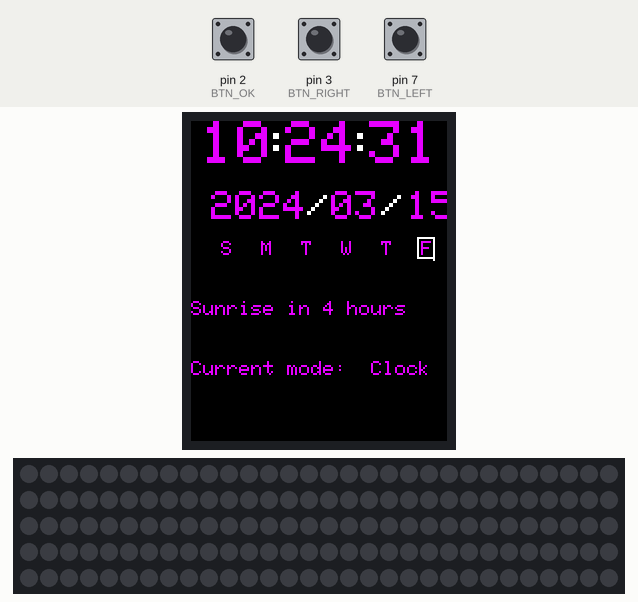
This sketch was run on a simulated Arduino Uno, built with avr-gcc and run on an emulated ATmega328P. On the bench: 128×160 colour display, 150 RGB LEDs in strip order, left to right, continuing on the next row. Inputs (shaded band) come from the test bench; at power-on: pin 2 (BTN_OK) HIGH, pin 7 (BTN_LEFT) HIGH, pin 3 (BTN_RIGHT) HIGH. Dim RGB values are drawn brighter than linear; the local clock reads 2024-03-15 10:24:30 at power-on unless the sketch sets it; EEPROM starts erased; what the sketch prints to the serial monitor is not drawn.

Above: at 1.2 s.
1.3 s: pin 2 (BTN_OK) pulled LOW for 3.2 s
At 4.2 s:
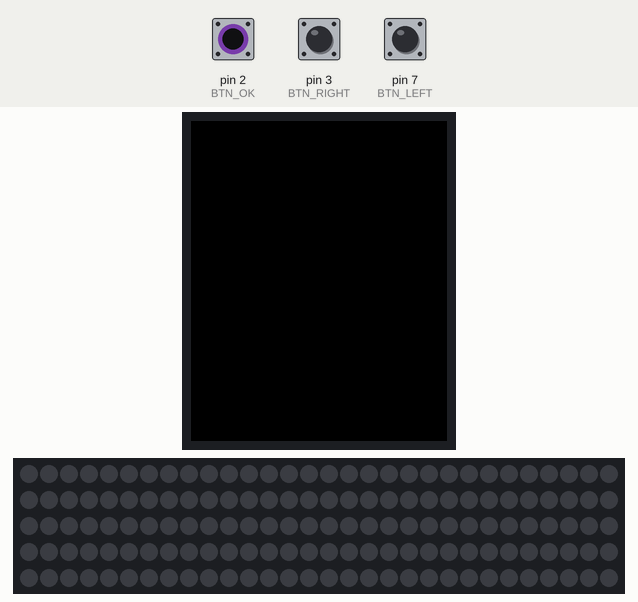
7.5 s: pin 7 (BTN_LEFT) pulled LOW for 3.2 s
At 10.1 s:
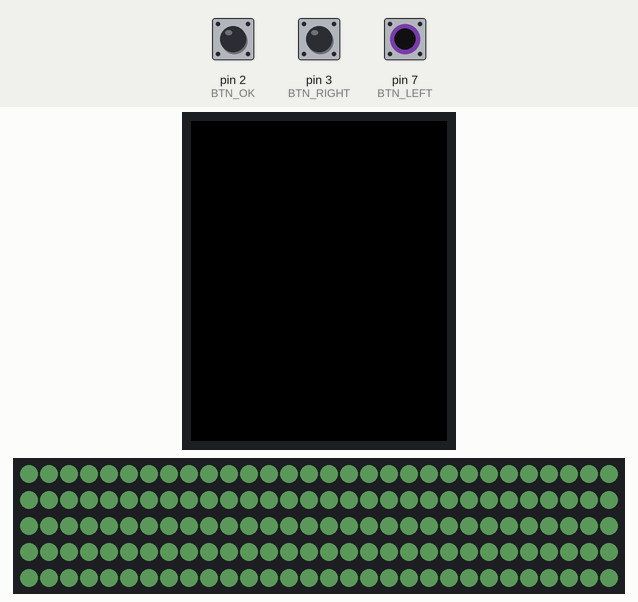
11.3 s: pin 3 (BTN_RIGHT) pulled LOW for 0.15 s
At 12.8 s:
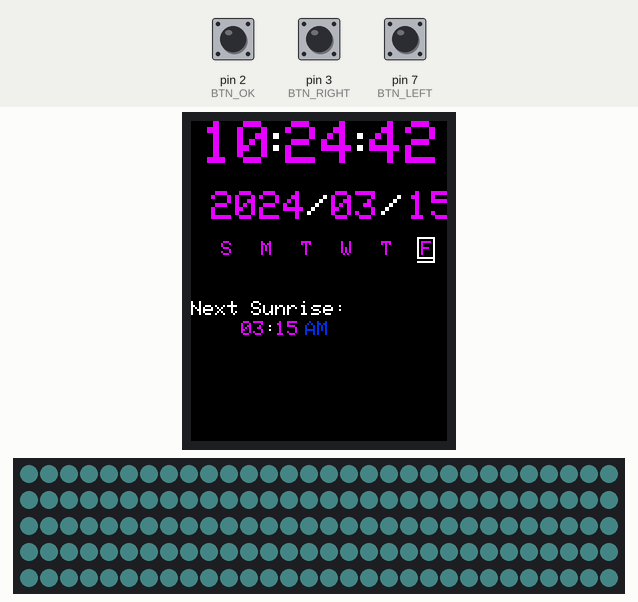
14.4 s: pin 7 (BTN_LEFT) pulled LOW for 0.15 s
At 15.4 s:
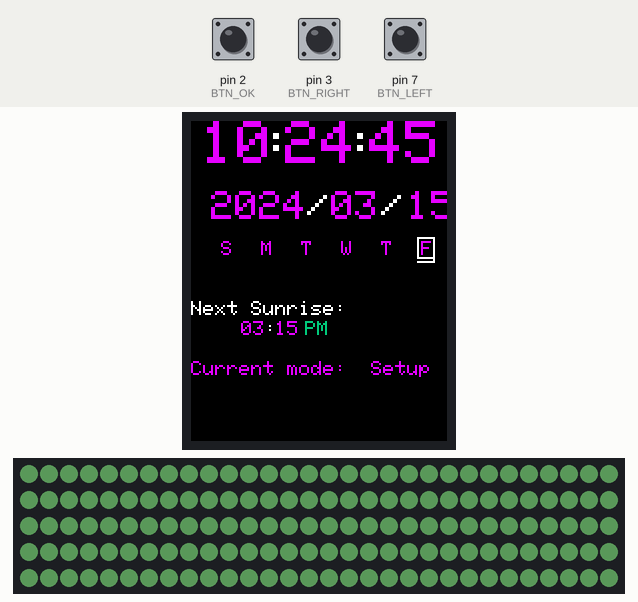
17.5 s: pin 2 (BTN_OK) pulled LOW for 0.15 s
At 20.4 s:
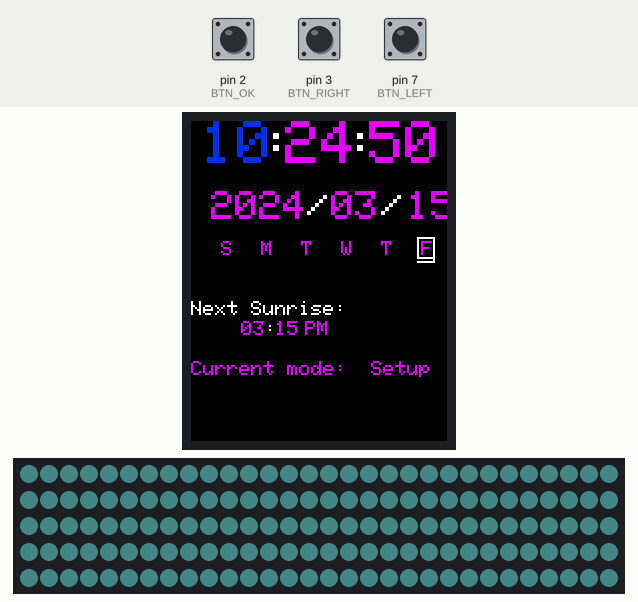
20.6 s: pin 3 (BTN_RIGHT) pulled LOW for 3.2 s
At 24.8 s:
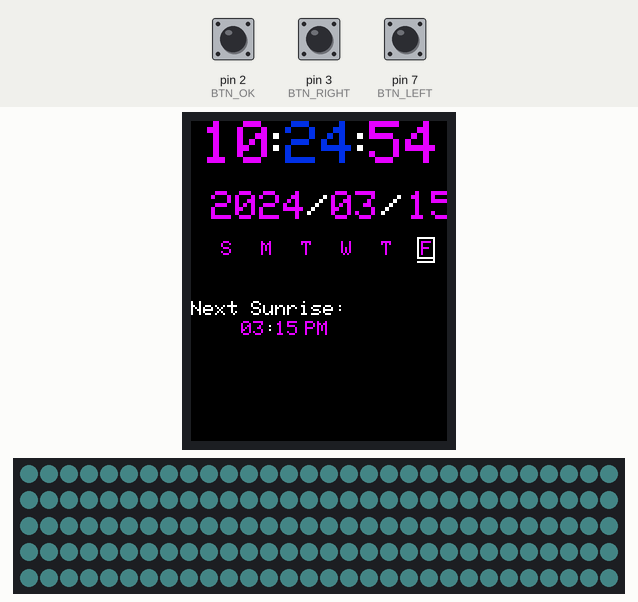
Timing chart, 0 to 26.3 s (numbered marks = the images above; inputs shaded):
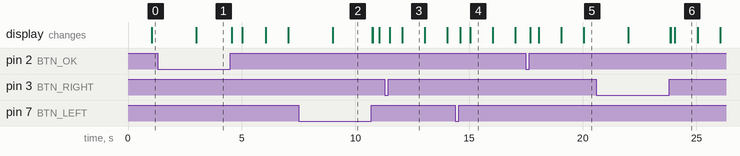

Measured:
- after the input at 1.3 s, the display: changes after 1.7 s (image 1)
- after the input at 7.5 s, the display: changes after 1.5 s (image 2)
- after the input at 11.3 s, the display: first changes after 0.21 s (image 3 shows a later state)
- after the input at 14.4 s, the display: first changes after 0.21 s (image 4 shows a later state)
- after the input at 17.5 s, the display: first changes after 0.18 s (image 5 shows a later state)
- after the input at 20.6 s, the display: first changes after 1.4 s (image 6 shows a later state)
- what the display in image 3 shows lasts 0.9 s, from 12.1 s to 13.0 s

The sketch:

arduino_sunrise.ino
```cpp
/* Sunrise alarm clock
   By: Tim Forbes
   Latest update: October 30, 2019
*/
#include "./arduino_sunrise.h"

/* Script Start
*/
void setup()
{
  Serial.begin(115200);
  Serial.println("Clock startup");

  pinMode(TFT_CS, OUTPUT);
  digitalWrite(TFT_CS, HIGH);

  tft.begin();
  tft.setRotation(3);
  tft.background(bg_color.r, bg_color.g, bg_color.b);

  // Define the LED strip driver and color calibration
  FastLED.addLeds<WS2812B, DATA_PIN, GRB>(leds, NUM_LEDS);

  // Button Mode change
  pinMode(BTN_OK, INPUT_PULLUP);
  pinMode(BTN_LEFT, INPUT_PULLUP);
  pinMode(BTN_RIGHT, INPUT_PULLUP);

  // Verify RTC exists
  if (!rtc.begin())
  {
    Serial.println("Couldn't find RTC");
    tft.stroke(255, 0, 0);
    tft.text("RTC not found!", 0, 0);
    while (1)
      ;
  }

  // Set the RTC if necessary
  if (!rtc.isrunning())
  {
    Serial.println("RTC not running!  Setting to last compile DateTime: " + String(F(__DATE__)) + " at " + String(F(__TIME__)));

    // set the RTC to the date & time this sketch was compiled
    rtc.adjust(DateTime(F(__DATE__), F(__TIME__)));
  }

  Serial.println("Setup complete!");
  Serial.print("Current RTC Date/Time: ");
  Serial.print(now_now.year());
  Serial.print("/");
  Serial.print(now_now.month());
  Serial.print("/");
  Serial.print(now_now.day());
  Serial.print(" @ ");
  Serial.print(now_now.hour());
  Serial.print(":");
  Serial.print(now_now.minute());
  Serial.print(":");
  Serial.println(now_now.second());

  Serial.print("Unix time: ");
  Serial.println(now_now.unixtime());
}

void loop()
{
  now_now = rtc.now();

  // Check if any buttons are being pressed
  checkBtnOk();
  checkBtnLeft();
  checkBtnRight();

  // Sunrise currently active, sleeping, or off?
  checkModeActive();

  // Update LED
  updateLed();

  // Update LCD
  updateLcd();

  now_last = now_now;
}
```

Source omitted: arduino_sunrise.h (24957 bytes)
